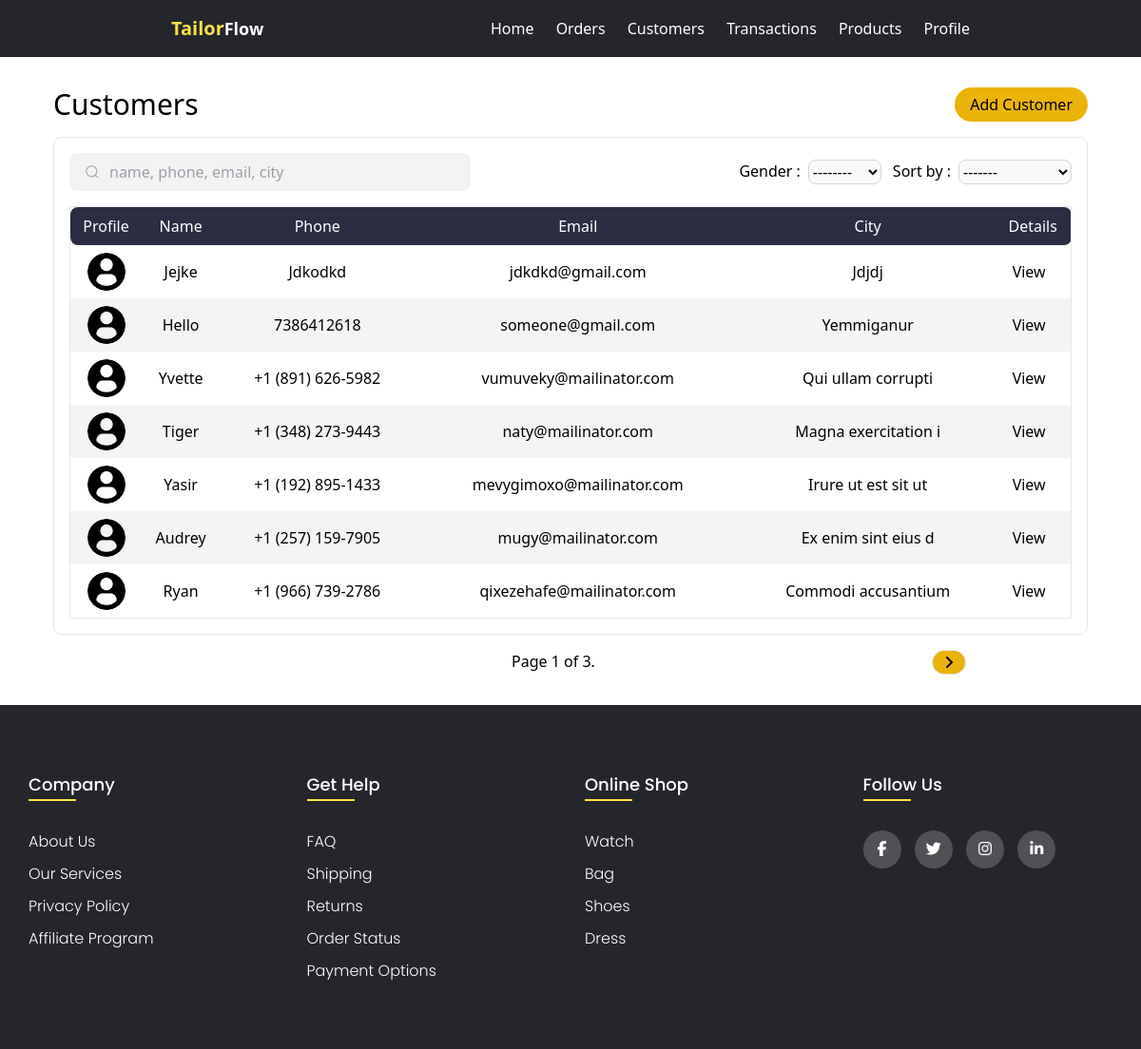
Screenshot of /customers/ (signed in) with the database file from the repository.
### apps/customers/models.py (models this page shows, shortened)
class Customer(models.Model):
    gender_choices = [
        ('M',"Male"),
        ('F',"Female"),
    ]
    tailor = models.ForeignKey(TailorUser,on_delete=models.CASCADE,blank=True)
    first_name = models.CharField(max_length=100,blank=False)
    last_name = models.CharField(max_length = 100)
    email = models.EmailField(blank=False)
    gender = models.CharField(max_length=1,choices=gender_choices)
    city = models.CharField(max_length=50,blank=False)
    phone = models.CharField(max_length=20,blank=False)
    profile = models.ImageField(blank=True,null=True,upload_to='profile/',default='default/profile-user.png')
    created_at = models.DateTimeField(auto_now_add=True)
    class Meta:
        ordering = ['-id']

### apps/customers/views.py (the view)
# urls.py: path('',include('apps.customers.urls')),
@login_required
def customers(request):
    tailor = request.user
    customers = Customer.objects.filter(tailor=tailor)
    pagination = Paginator(customers,7)
    page_obj = pagination.get_page(1)
    return render(request,'customers/customers.html',context={'page_obj':page_obj})

### apps/customers/templates/customers/customers.html (shortened to what this page needs)
{%extends 'base.html'%}
{%load static%}
{%block stylesheet%}
  <link rel="stylesheet" href="{%static 'css/customers.css'%}">
{%endblock stylesheet%}
{%block content%}
  <section class="customer-section">
    <div class="customer-content max-w-6xl mx-auto sm:p-8 p-4">
      <div class=" flex justify-between ">
        <h1 class=" text-xl sm:text-3xl font-medium">Customers</h1>
        <button class=" sm:px-4 px-2 rounded-full bg-yellow-500 text-black font-medium">
          <a href="{%url 'new-customer'%}">Add Customer</a>
        </button>
      </div>
      <div class="border rounded-lg h-fit sm:p-4 p-2 mt-4 gap-3 min-h-[70vh]">
          <div class="searchbar-filters flex gap-3 flex-wrap w-full justify-between items-center">
            <div class="group">
              <input oninput="filterCustomers()" placeholder="name, phone, email, city" type="search" class="input search-input">
            </div>
            <div class="flex gap-3">
              <span class=" gap-2 flex flex-wrap">
                <label for="gender">Gender :</label>
                <select onchange="filterCustomers()" name="gender" id="gender">
                  <option value="D">--------</option>
                </select>
             </span>
             <span class=" gap-2 flex flex-wrap" >
                <label for="sortby">Sort by :</label>
                <select onchange="filterCustomers()" name="sortby" id="sortby">
                  <option value="D">-------</option>
                </select>
             </span>
            </div>
          </div>
          {%if page_obj%}
          <table class=" w-full  border mt-4 rounded-3xl text-sm sm:text-base text-center">
            <thead class=" bg-[#2b2d42] text-white ">
              <tr class="">
                <td class=" rounded-l-lg">Profile</td>
                <td>Name</td>
                <td>Phone</td>
                <td>Email</td>
                <td>City</td>
                <td class=" rounded-r-lg">Details</td>
              </tr>
            </thead>
            <tbody class="">
              {% for customer in page_obj%}
                <tr class="">
                  <td class=" flex justify-center items-center h-14"><img class=" h-10 w-10 rounded-full" src={{customer.profile.url}} alt=""></td>
                  <td>{{customer.first_name}}</td>
                  <td>{{customer.phone}}</td>
                  <td>{{customer.email}}</td>
                  <td>{{customer.city}}</td>
                  <td>
                    <a class=" mr-2" href="{% url 'customer-details' customer.id%}">
                      View
                    </a>
                  </td>
                </tr>
              {%endfor%}
            </tbody>
          </table>
          {%endif%}
        </div>
        <div class="pagination flex items-center justify-center mx-auto max-w-4xl pt-4 sm:px-8 px-4">
          {%if page_obj%}
          <span class="step-links flex  w-full justify-between">
              <span class="current">
                  Page {{ page_obj.number }} of {{ page_obj.paginator.num_pages }}.
              </span>
              {% if page_obj.has_next %}
                <span>
                  <button type="button" onclick="filterCustomers('{{page_obj.next_page_number}}')" class=" border px-3 bg-yellow-500 rounded-full"><i class="fa-solid fa-angle-right"></i></button>
                </span>
              {%else%}
                <div class="hidden-obj">
                </div>
              {% endif %}
          </span>
          {%endif%}
        </div>
    </div>
  </section>
{%endblock content%}

### apps/customers/static/css/customers.css (style rules this page uses)
.group { display: flex; line-height: 28px; align-items: center; position: relative; min-width: 190px; width: 40%; }
.input { width: 100%; height: 40px; line-height: 28px; padding: 0 1rem; padding-left: 2.5rem; border: 2px solid transparent; border-radius: 8px; outline: none; background-color: #f3f3f4; color: #0d0c22; transition: .3s ease; }
.input::placeholder { color: #9e9ea7; }
.icon { position: absolute; left: 1rem; fill: #9e9ea7; width: 1rem; height: 1rem; }
table tbody tr:nth-child(even) { background-color: #0000000b; }
table thead tr { height: 2.5rem; }
table tbody tr { height: 3.5rem; }
select { background-color: rgb(249 250 251); border-radius: 0.5rem; border: 1px solid rgb(209 213 219); }

### static/css/base.css (style rules this page uses)
* { margin:0; padding:0; box-sizing: border-box; }

### rows the page displays
Customer: profile (picture), first_name "Jejke", phone "Jdkodkd", email "jdkdkd@gmail.com", city "Jdjdj"
Customer: profile (picture), first_name "Hello", phone "7386412618", email "someone@gmail.com", city "Yemmiganur"
Customer: profile (picture), first_name "Yvette", phone "+1 (891) 626-5982", email "vumuveky@mailinator.com", city "Qui ullam corrupti"
Customer: profile (picture), first_name "Tiger", phone "+1 (348) 273-9443", email "naty@mailinator.com", city "Magna exercitation i"
Customer: profile (picture), first_name "Yasir", phone "+1 (192) 895-1433", email "mevygimoxo@mailinator.com", city "Irure ut est sit ut"
Customer: profile (picture), first_name "Audrey", phone "+1 (257) 159-7905", email "mugy@mailinator.com", city "Ex enim sint eius d"
Customer: profile (picture), first_name "Ryan", phone "+1 (966) 739-2786", email "qixezehafe@mailinator.com", city "Commodi accusantium"

### other values shown
{{ page_obj.number }} "1"
{{ page_obj.paginator.num_pages }} "3"
